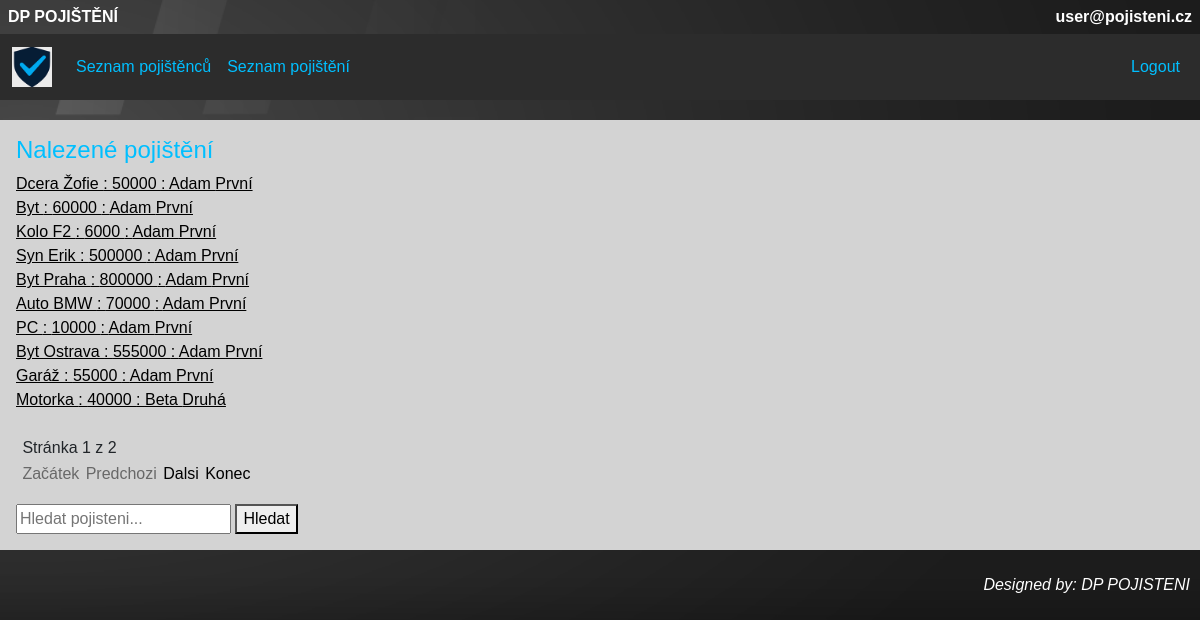
/pojistenci/pojisteni_search/ (signed in), run on the app's committed database.
### pojistenci/models.py (models this page shows, shortened)
class Uzivatel(AbstractBaseUser):
    email = models.EmailField(max_length=300, unique=True)
    is_admin = models.BooleanField(default=False)
    class Meta:
        verbose_name = "uživatel"
        verbose_name_plural = "uživatelé"
    objects = UzivatelManager()
    USERNAME_FIELD = "email"

class Pojisteni(models.Model):
    pojistenec = models.ForeignKey(Pojistenec, on_delete=models.CASCADE)
    typ = models.CharField(max_length=100, validators=[alphanum_space_dash_validator, min_length_validator, max_length_validator])
    castka = models.IntegerField(validators=[castka_min_validator, castka_max_validator])
    predmet_pojisteni = models.CharField(max_length=100, validators=[alphanum_space_dash_validator, min_length_validator, max_length_validator])
    platnost_od = models.DateField()
    platnost_do = models.DateField()
    class Meta:
        verbose_name = "Pojištění"
        verbose_name_plural = "Pojištění"

class Pojistenec(models.Model):
    jmeno = models.CharField(max_length=100, validators=[text_validator, min_length_validator, max_length_validator])
    prijmeni = models.CharField(max_length=100, validators=[text_validator, min_length_validator, max_length_validator])
    email = models.EmailField(max_length=100, validators=[EmailValidator(), max_length_validator])
    telefon = models.CharField(max_length=22, validators=[telefon_validator])
    ulice = models.CharField(max_length=100, validators=[alphanum_space_dash_validator, min_length_validator, max_length_validator])
    cislo = models.CharField(max_length=100, validators=[alphanum_space_dash_validator, max_length_validator])
    mesto = models.CharField(max_length=100, validators=[alphanum_space_dash_validator, min_length_validator, max_length_validator])
    psc = models.CharField(max_length=6, validators=[psc_validator])
    class Meta:
        verbose_name = "Pojištěnec"
        verbose_name_plural = "Pojištěnci"

### pojistenci/views.py (the view, shortened to what this page needs)
# urls.py: path("pojisteni_search/", views.PojisteniSearch.as_view(), name="pojisteni_search"),
class PojisteniSearch(LoginRequiredMixin, generic.ListView):
    model = Pojisteni
    template_name = "pojistenci/search_pojisteni.html"  # cesta k šabloně ze složky templates (je možné sdílet mezi aplikacemi)
    context_object_name = "results"
    paginate_by = 10
    def get_queryset(self):
        q = self.request.GET.get("q", "")
        queryset = Pojisteni.objects.all()
        return queryset
    def get_context_data(self, **kwargs):
        context = super().get_context_data(**kwargs)
        context["query"] = self.request.GET.get("q", "")
        return context

### pojistenci/templates/pojistenci/search_pojisteni.html (shortened to what this page needs)
{% extends "base.html" %}
{% block content %}
    <h4>Nalezené pojištění</h4>
    {% for pojisteni in results %}
    <a href="{% url 'pojisteni_detail' pojisteni.id %}" class="list_of_items">
         {{ pojisteni.predmet_pojisteni }} : {{ pojisteni.castka }} : {{ pojisteni.pojistenec.jmeno }} {{ pojisteni.pojistenec.prijmeni  }}
    </a><br>
    {% empty %}
    <p>Žádné pojištění nebylo nalezeno.</p>
    {% endfor %}
    <br>
    <span class="number_of_pages"> Stránka {{ page_obj.number }} z {{ page_obj.paginator.num_pages }} </span>
    <nav class="flex_box_page">
        <ul class="pagination">
            {% if page_obj.number == 1 %}
            <li><span class="nav_page_item disabled">Začátek</span></li>
            {% else %}
            <li><a href="?page={{ page_obj.paginator.start_index }}" class="nav_page_item">Začátek</a></li>
            {% endif %}
            {% if page_obj.has_previous %}
            <li><a href="?page={{ page_obj.previous_page_number }}" class="nav_page_item">Predchozi</a></li>
            {% else %}
            <li><span class="nav_page_item disabled">Predchozi</span></li>
            {% endif %}
            {% if page_obj.has_next %}
            <li><a href="?page={{ page_obj.next_page_number }}" class="nav_page_item">Dalsi</a></li>
            {% else %}
            <li><span class="nav_page_item disabled">Dalsi</span></li>
            {% endif %}
            {% if page_obj.number == page_obj.paginator.num_pages %}
            <li><span class="nav_page_item disabled">Konec</span></li>
            {% else %}
            <li><a href="?page={{ page_obj.paginator.num_pages }}" class="nav_page_item">Konec</a></li>
            {% endif %}
        </ul>
    </nav>
    <form method="get">
        <input type="text" name="q" placeholder="Hledat pojisteni...">
        <button type="submit">Hledat</button>
    </form>
{% endblock %}

### pojistenci/templates/base.html (shortened to what this page needs)
<!DOCTYPE html>
<html lang="cs">
<head>
    {% load static %}
    <link rel="stylesheet" href="{% static 'css/bootstrap.min.css' %}" type = "text/css"/>
    <link rel="stylesheet" href="{% static 'css/style.css' %}" type="text/css">
    </head>
<body>
<header>
    <div class="flex_box_header">
        <div class="nav_item_header">DP POJIŠTĚNÍ</div>
        <div class="nav_item_header">{{request.user.email}}</div>
    </div>
</header>
<nav class="navbar navbar-expand-md navbar-dark bg-custom-dark">
  <div class="container-fluid d-flex align-items-center">
    <a class="navbar-brand me-3" href="/">
      <img src="{% static 'logo.png' %}" alt="Logo" height="40">
    </a>
    <div class="collapse navbar-collapse" id="mainNavbar">
      <ul class="navbar-nav me-auto">
        {% if user.is_authenticated %}
        <li class="nav-item">
          <a class="nav-link" href="{% url 'pojistenec_index' %}">Seznam pojištěnců</a>
        </li>
        <li class="nav-item">
          <a class="nav-link" href="{% url 'pojisteni_index' %}">Seznam pojištění</a>
        </li>
        {% endif %}
      </ul>
      <ul class="navbar-nav ms-auto">
        {% if user.is_authenticated %}
        <li class="nav-item">
          <a class="nav-link" href="{% url 'logout' %}">Logout</a>
        </li>
        {% endif %}
      </ul>
    </div>
  </div>
</nav>
    <div class="content">
    {% block content %}
    {% endblock %}
    </div>
    <footer>
       Designed by: DP POJISTENI
    </footer>
</body>
</html>

### pojistenci/static/css/style.css (style rules this page uses)
* { box-sizing: border-box; }
body { margin: 0; font-family: sans-serif; background-image: url('/static/pojistenci/body.png'); background-size: cover; background-position: center; background-repeat: no-repeat; background-attachment: fixed; }
.bg-custom-dark { background-color: #2c2c2c !important; }
h4 { color: #00BFFF; }
.navbar-nav .nav-link { color: #00BFFF !important; }
.list_of_items { color: black; }
.number_of_pages { padding: 0rem 0.4rem; }
.flex_box_page { display: flex; justify-content: space-between; align-items: center; padding: 0.1rem 0.2rem; background-color: lightgrey; }
.nav_page_item { color: black; background-color: lightgrey; text-decoration: none; padding: 0.2rem }
.nav_page_item.disabled { opacity: 0.5; cursor: not-allowed; pointer-events: none; background-color: lightgrey; }
header { padding: 0.1rem; }
.flex_box_header { display: flex; justify-content: space-between; align-items: center; padding: 0.1rem 0.2rem; }
.nav_item_header { color: white; padding: 0.1rem 0.2rem; font-weight: bold; border-radius: 4px; }
nav { padding: 0.2rem; }
.content { width: 100%; margin: auto; margin-top: 20px; margin-bottom: 20px; background-color: lightgrey; padding: 1rem; flex: 1; }
footer { color: white; font-style: italic; width: 100%; height: 30px; text-align: right; line-height: 30px; vertical-align: middle; padding-right: 10px; }

### data on the page
Uzivatel: user.email "user@pojisteni.cz"
Pojisteni: predmet_pojisteni "Dcera Žofie", castka "50000", pojistenec.jmeno "Adam", pojistenec.prijmeni "První"
Pojisteni: predmet_pojisteni "Byt", castka "60000", pojistenec.jmeno "Adam", pojistenec.prijmeni "První"
Pojisteni: predmet_pojisteni "Kolo F2", castka "6000", pojistenec.jmeno "Adam", pojistenec.prijmeni "První"
Pojisteni: predmet_pojisteni "Syn Erik", castka "500000", pojistenec.jmeno "Adam", pojistenec.prijmeni "První"
Pojisteni: predmet_pojisteni "Byt Praha", castka "800000", pojistenec.jmeno "Adam", pojistenec.prijmeni "První"
Pojisteni: predmet_pojisteni "Auto BMW", castka "70000", pojistenec.jmeno "Adam", pojistenec.prijmeni "První"
Pojisteni: predmet_pojisteni "PC", castka "10000", pojistenec.jmeno "Adam", pojistenec.prijmeni "První"
Pojisteni: predmet_pojisteni "Byt Ostrava", castka "555000", pojistenec.jmeno "Adam", pojistenec.prijmeni "První"
Pojisteni: predmet_pojisteni "Garáž", castka "55000", pojistenec.jmeno "Adam", pojistenec.prijmeni "První"
Pojisteni: predmet_pojisteni "Motorka", castka "40000", pojistenec.jmeno "Beta", pojistenec.prijmeni "Druhá"

### other printed values
{{ page_obj.number }} "1"
{{ page_obj.paginator.num_pages }} "2"
